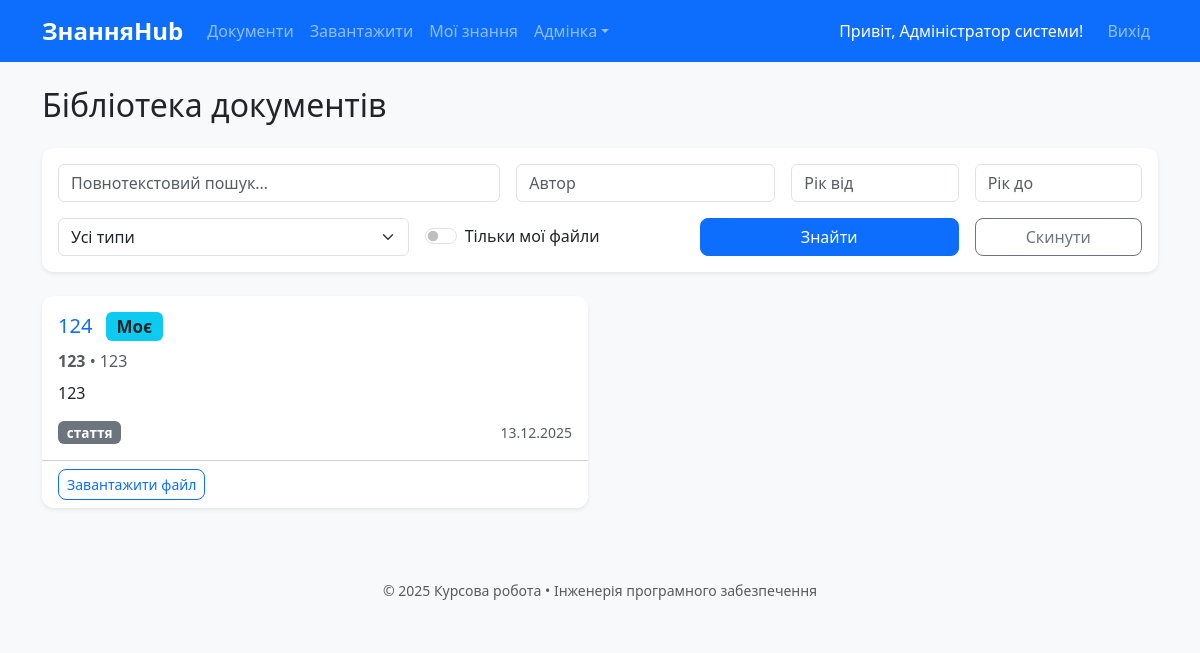
/documents (signed in), run on an earlier commit of the app's database.
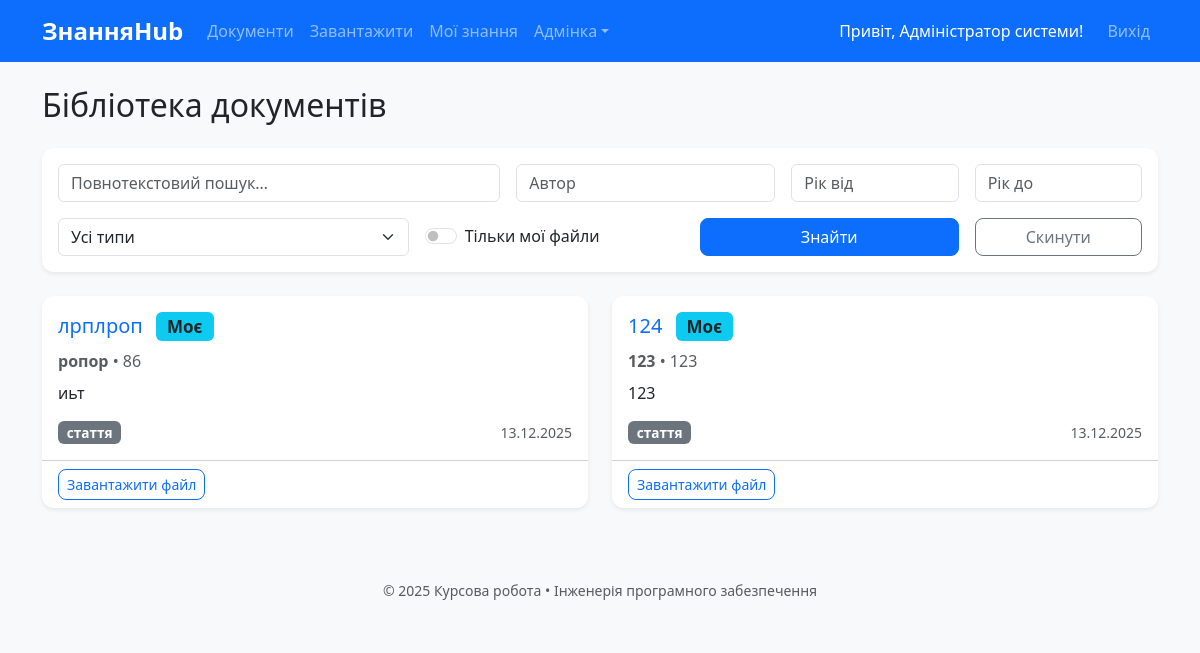
And on a later commit of the database.
### models.py (models this page shows, shortened)
class User(UserMixin, db.Model):
    id = db.Column(db.Integer, primary_key=True)
    email = db.Column(db.String(120), unique=True, nullable=False)
    name = db.Column(db.String(100), nullable=False)
    password_hash = db.Column(db.String(256), nullable=False)
    role = db.Column(db.String(20), default='user')
    is_active = db.Column(db.Boolean, default=True)
    created_at = db.Column(db.DateTime, default=datetime.utcnow)

class Document(db.Model):
    id = db.Column(db.Integer, primary_key=True)
    title = db.Column(db.String(300), nullable=False)
    authors = db.Column(db.Text)
    year = db.Column(db.Integer)
    source = db.Column(db.Text)
    doc_type = db.Column(db.String(50))
    original_filename = db.Column(db.String(300), nullable=False)
    stored_filename = db.Column(db.String(200), nullable=False, unique=True)
    uploaded_at = db.Column(db.DateTime, default=datetime.utcnow)
    uploaded_by = db.Column(db.Integer, db.ForeignKey('user.id'))
    user = db.relationship('User', backref='documents')

### app.py (the view)
    @app.route('/documents')
    @login_required
    def document_list():
        query = request.args.get('q', '').strip()
        author = request.args.get('author', '')
        year_from = request.args.get('year_from', type=int)
        year_to = request.args.get('year_to', type=int)
        doc_type = request.args.get('type', '')
        show_my = request.args.get('show_my')
        docs = Document.query
        if query:
            ids = search_fulltext(query)
            docs = docs.filter(Document.id.in_(ids)) if ids else docs.filter(False)
        if author: docs = docs.filter(Document.authors.ilike(f'%{author}%'))
        if year_from: docs = docs.filter(Document.year >= year_from)
        if year_to: docs = docs.filter(Document.year <= year_to)
        if doc_type: docs = docs.filter_by(doc_type=doc_type)
        if show_my == '1': docs = docs.filter_by(uploaded_by=current_user.id)
        documents = docs.order_by(Document.uploaded_at.desc()).all()
        return render_template('document/list.html', documents=documents)

### templates/document/list.html (shortened to what this page needs)
{% extends "base.html" %}
{% block content %}
<h2 class="mb-4">Бібліотека документів</h2>
<div class="card mb-4 shadow-sm">
    <div class="card-body">
        <form method="GET" class="row g-3">
            <div class="col-md-5">
                <input type="text" name="q" class="form-control" placeholder="Повнотекстовий пошук…"
                       value="{{ request.args.get('q', '') }}">
            </div>
            <div class="col-md-3">
                <input type="text" name="author" class="form-control" placeholder="Автор"
                       value="{{ request.args.get('author', '') }}">
            </div>
            <div class="col-md-2">
                <input type="number" name="year_from" class="form-control" placeholder="Рік від"
                       value="{{ request.args.get('year_from', '') }}">
            </div>
            <div class="col-md-2">
                <input type="number" name="year_to" class="form-control" placeholder="Рік до"
                       value="{{ request.args.get('year_to', '') }}">
            </div>
            <div class="col-md-4">
                <select name="type" class="form-select">
                    <option value="">Усі типи</option>
                </select>
            </div>
            <div class="col-md-3 d-flex align-items-center">
                <div class="form-check form-switch">
                    <input class="form-check-input" type="checkbox" name="show_my" value="1" id="showMyCheck"
                           {% if request.args.get('show_my') == '1' %}checked{% endif %}>
                    <label class="form-check-label" for="showMyCheck">Тільки мої файли</label>
                </div>
            </div>
            <div class="col-md-3">
                <button type="submit" class="btn btn-primary w-100">Знайти</button>
            </div>
            <div class="col-md-2">
                <a href="{{ url_for('document_list') }}" class="btn btn-outline-secondary w-100">Скинути</a>
            </div>
        </form>
    </div>
</div>
{% if documents %}
    <div class="row row-cols-1 row-cols-md-2 g-4">
        {% for doc in documents %}
        <div class="col">
            <div class="card h-100 shadow-sm hover-shadow">
                <div class="card-body">
                    <h5 class="card-title">
                        <a href="{{ url_for('document_detail', doc_id=doc.id) }}" class="text-decoration-none">
                            {{ doc.title }}
                        </a>
                        {% if current_user.is_authenticated and doc.uploaded_by == current_user.id %}
                            <span class="badge bg-info text-dark ms-2" title="Завантажено вами">Моє</span>
                        {% endif %}
                    </h5>
                    <p class="card-text text-muted mb-2">
                        <strong>{{ doc.authors }}</strong>
                        {% if doc.year %}• {{ doc.year }}{% endif %}
                    </p>
                    <p class="card-text">
                        {{ doc.source|truncate(120) if doc.source else 'Джерело не вказано' }}
                    </p>
                    <div class="d-flex justify-content-between align-items-center">
                        <span class="badge bg-secondary">{{ doc.doc_type }}</span>
                        <small class="text-muted">{{ doc.uploaded_at.strftime('%d.%m.%Y') }}</small>
                    </div>
                </div>
                <div class="card-footer bg-transparent">
                    <a href="{{ url_for('download_document', doc_id=doc.id) }}" class="btn btn-sm btn-outline-primary">
                        Завантажити файл
                    </a>
                </div>
            </div>
        </div>
        {% endfor %}
    </div>
{% endif %}
{% endblock %}

### templates/base.html (shortened to what this page needs)
<!DOCTYPE html>
<html lang="uk">
<head>
    <link href="https://cdn.jsdelivr.net/npm/bootstrap@5.3.3/dist/css/bootstrap.min.css" rel="stylesheet">
    <link href="{{ url_for('static', filename='css/style.css') }}" rel="stylesheet">
    <link rel="stylesheet" href="https://cdn.jsdelivr.net/npm/bootstrap-icons@1.10.0/font/bootstrap-icons.css">
</head>
<body>
    <nav class="navbar navbar-expand-lg navbar-dark bg-primary mb-4">
        <div class="container">
            <a class="navbar-brand fw-bold" href="{{ url_for('index') }}">ЗнанняHub</a>
            <div class="collapse navbar-collapse" id="navbar">
                <ul class="navbar-nav me-auto">
                    <li class="nav-item"><a class="nav-link" href="{{ url_for('document_list') }}">Документи</a></li>
                    <li class="nav-item"><a class="nav-link" href="{{ url_for('upload_document') }}">Завантажити</a></li>
                    <li class="nav-item"><a class="nav-link" href="{{ url_for('my_knowledge') }}">Мої знання</a></li>
                    {% if current_user.role == 'admin' %}
                    <li class="nav-item dropdown">
                        <a class="nav-link dropdown-toggle" href="#" role="button" data-bs-toggle="dropdown">Адмінка</a>
                    </li>
                    {% endif %}
                </ul>
                <ul class="navbar-nav">
                    {% if current_user.is_authenticated %}
                    <li class="nav-item d-flex align-items-center">
                        <span class="text-white me-3">Привіт, {{ current_user.name }}!</span>
                    </li>
                    <li class="nav-item"><a class="nav-link" href="{{ url_for('logout') }}">Вихід</a></li>
                    {% else %}
                    <li class="nav-item"><a class="nav-link" href="{{ url_for('login') }}">Вхід</a></li>
                    <li class="nav-item"><a class="nav-link" href="{{ url_for('register') }}">Реєстрація</a></li>
                    {% endif %}
                </ul>
            </div>
        </div>
    </nav>
    <div class="container">
        {% block content %}{% endblock %}
    </div>
    <footer class="bg-light mt-5 py-4 text-center text-muted small">
        © 2025 Курсова робота • Інженерія програмного забезпечення
    </footer>
</body>
</html>

### static/css/style.css (style rules this page uses)
:root { --primary: #0d6efd; --hover-shadow: 0 10px 20px rgba(0,0,0,0.1); }
body { background: #f8f9fa; font-family: 'Segoe UI', sans-serif; }
.card { border: none; border-radius: 12px; transition: all 0.3s ease; }
.btn { border-radius: 8px; }
.navbar-brand { font-weight: 700; font-size: 1.5rem; }
.badge { font-size: 0.85em; }

What changed in the data, as far as the page shows it:
added Document: title "лрплроп", shows "Моє", authors "ропор", year "86", source "иьт", doc_type "стаття", uploaded_at "13.12.2025"
